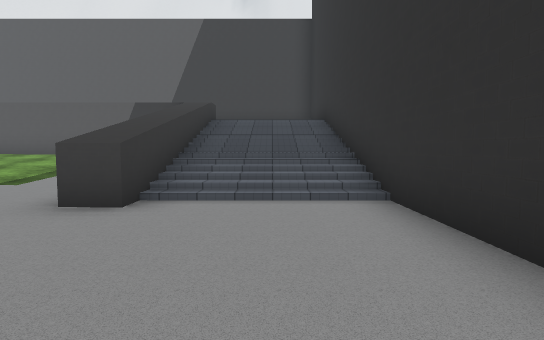
view 1 (above)

24 first-person views from a walk through a Unity game level. The camera is 1.4 m above the floor, tilts 4° down and sees 80° across. The floor is counted in squares, 2 m on a side. Each view is taken from the middle of a square. On the plan, view 1 faces up. The plan holds only what a view shows up to about 10 squares ahead; the rest is blank. The place goes on beyond the plan. The player is left out. Some surface patterns are stand-ins.

view 2
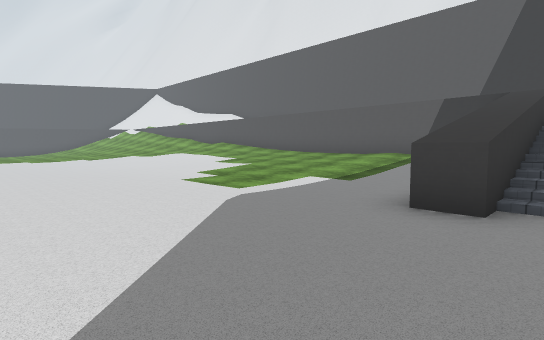

view 3
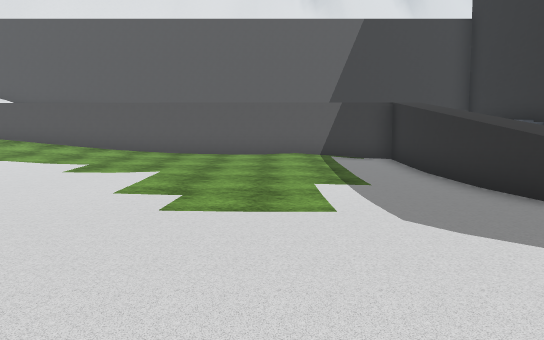

view 4
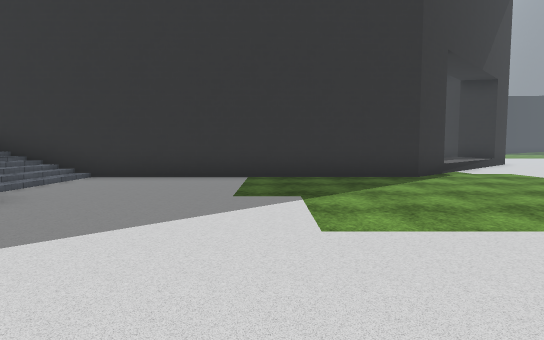

view 5
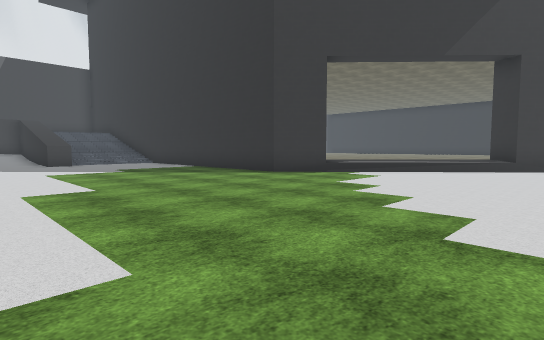

view 6
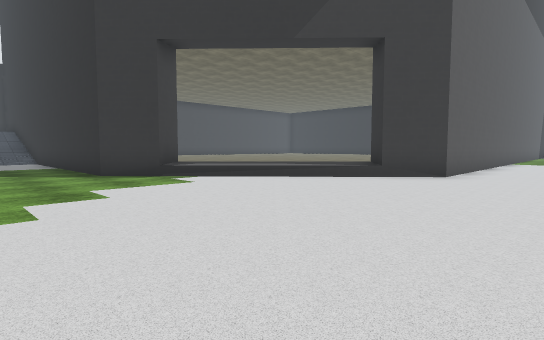

view 7
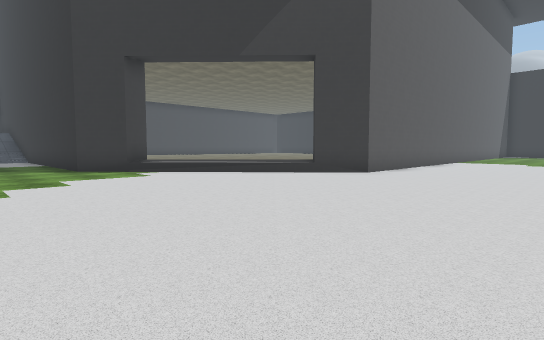

view 8
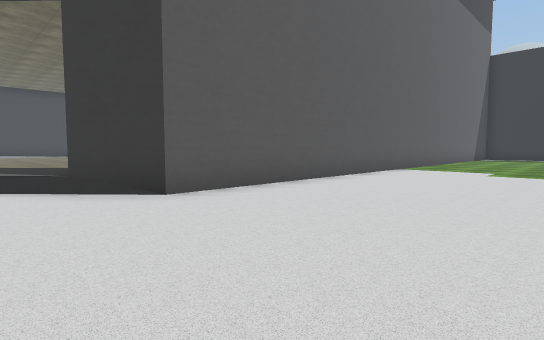

view 9
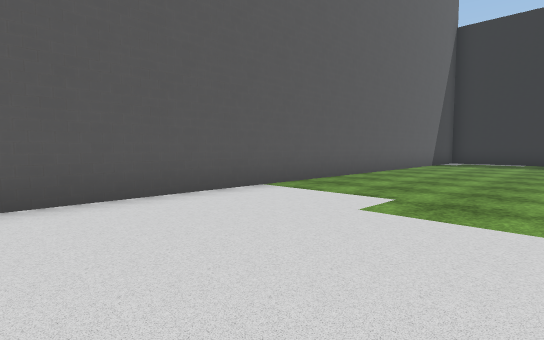

view 10
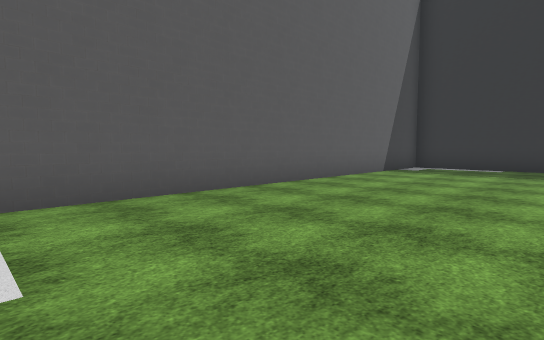

view 11
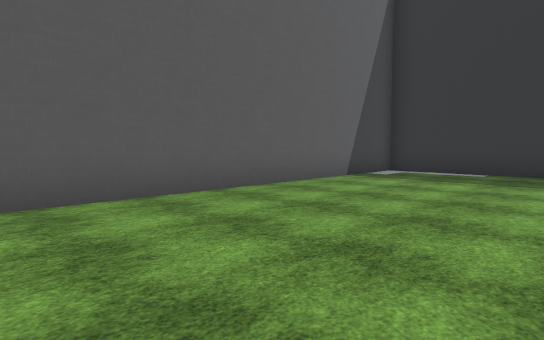

view 12
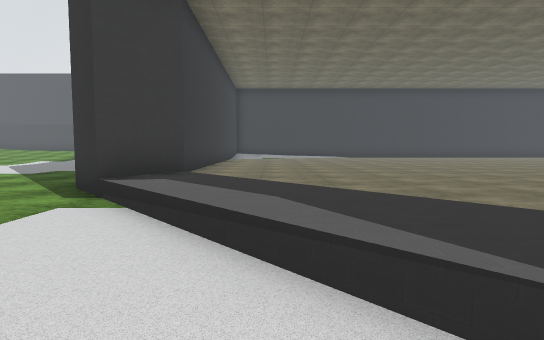

view 13
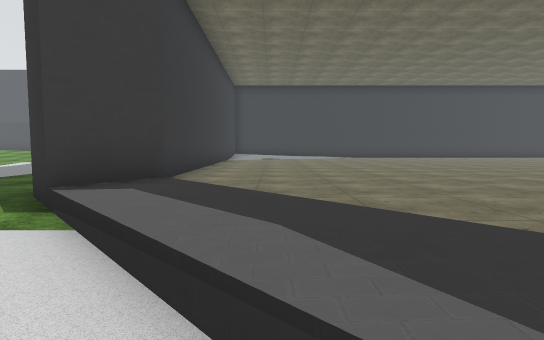

view 14
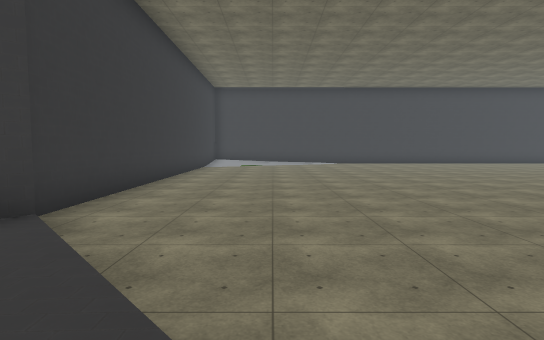

view 15
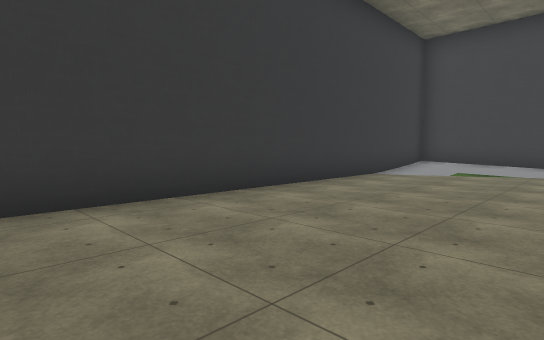

view 16
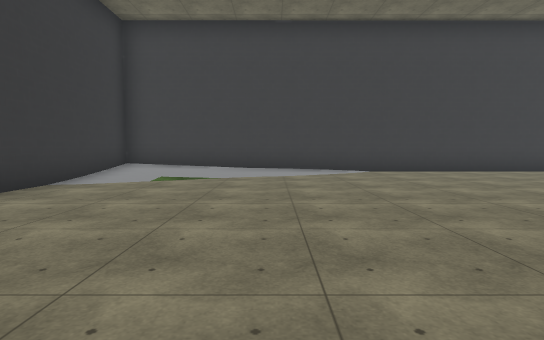

view 17
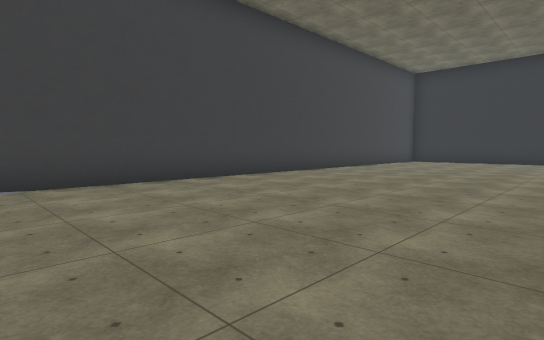

view 18
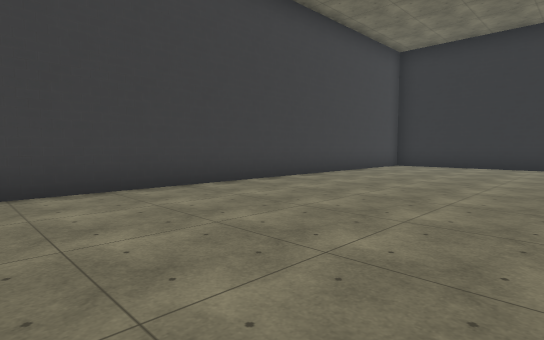

view 19
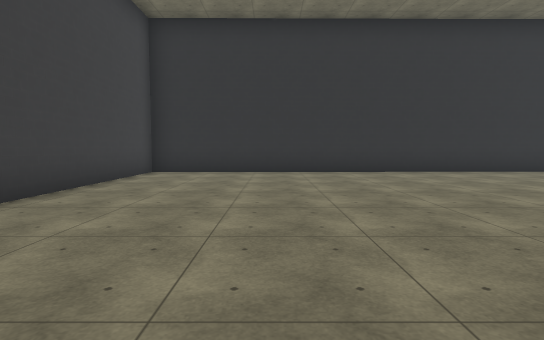

view 20
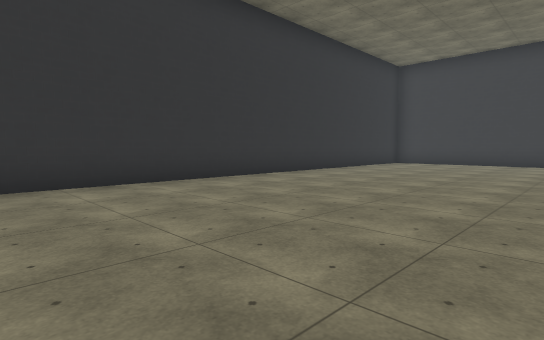

view 21
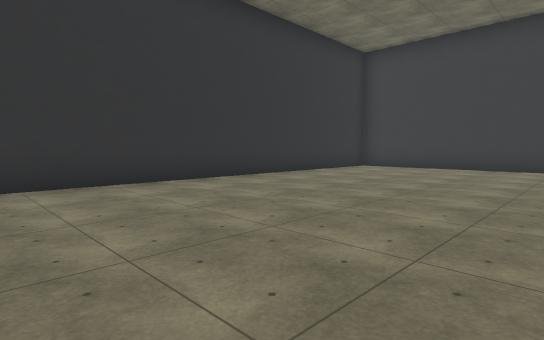

view 22
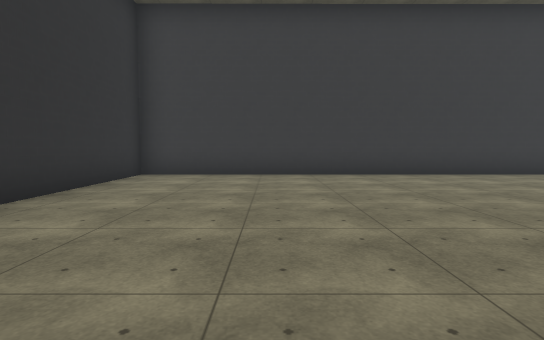

view 23
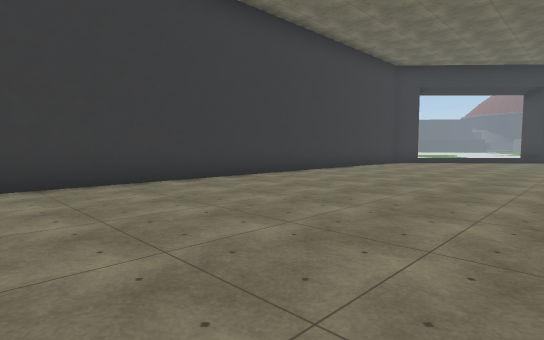

view 24
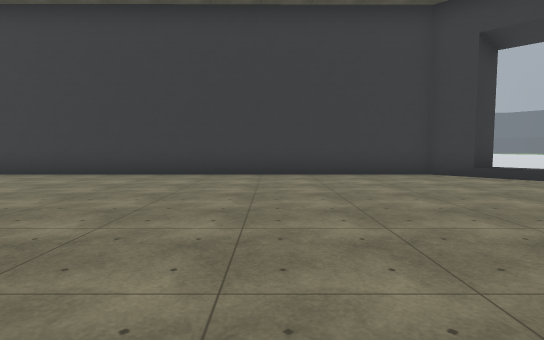

### Floor plan
Key: @ floor where view 1 was taken; # wall or solid block; . main floor; : floor 0.25 m higher than the main floor; - floor 0.25 m lower than the main floor; + floor 0.5 m higher than the main floor; * floor 0.75 m higher than the main floor; / step, stairs or slope; = window, fence, low wall or low ledge.
Columns run from 14 left of view 1 to 27 right of it. Each row starts with its distance up from view 1.
 12                  #######################
 11                  #//...................#
 10 =============   ##.....................#
  9 //////*+////=///##.....................#
  8  ///////////=///##.....................#
  7   //////////#///##.....................#
  6    ///////..#///##.....................##
  5     .//..---#///##...........    .......#
  4    ---------#///##......         .......#
  3   --------------##...........    .......#
  2  ---------------##...........    .......#
  1  ---------------##..........     .......#
  0         ------@-##.........      .......#
 -1          -------##..........     .......#
 -2           ------##...........  .........#
 -3           ------##......................#
 -4           ------##/.....................#
 -5          --------/:/....................#
 -6          ---------/:/...................#
 -7          ----------/:/..................#
 -8          -----------:#..................#
 -9          ------------#####################
-10          --------------------------------#
-11              ----------------------------#
-12              ----------------------------#
-13              ----------------------------#
-14              ------------------------

Positions as (right, up) in squares from view 1, and headings:
1: (0, 0), facing up
2: (-1, 0), facing up-left
3: (-6, 0), facing up
4: (-6, 0), facing right
5: (-5, -10), facing up-right
6: (-1, -12), facing up-right
7: (-1, -14), facing up-right
8: (5, -14), facing up-right
9: (11, -14), facing up-right
10: (15, -14), facing up-right
11: (17, -14), facing up-right
12: (5, -9), facing up
13: (5, -8), facing up
14: (6, -7), facing up
15: (7, 0), facing up-left
16: (7, 2), facing up
17: (9, 5), facing up-right
18: (13, 6), facing up-right
19: (16, 8), facing right
20: (19, 6), facing down-right
21: (19, 3), facing down-right
22: (22, 0), facing down
23: (22, -2), facing down-left
24: (12, 0), facing down
